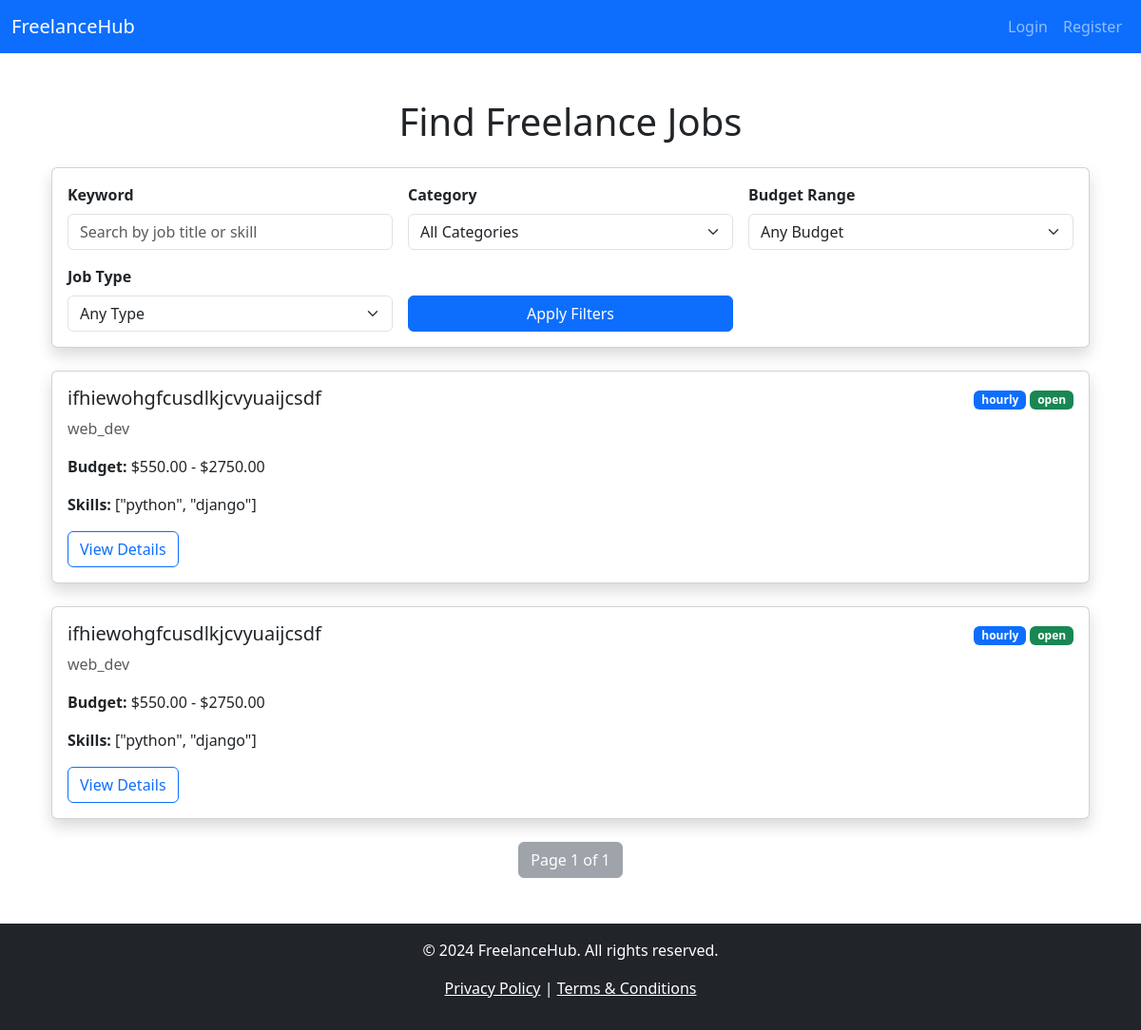
Screenshot of /client/jobs/ with the database file from the repository.
### client/models.py (models this page shows, shortened)
class Job(models.Model):
    TYPE_CHOICES = [
        ('hourly', 'Hourly'),
        ('fixed', 'Fixed Price'),
    ]
    STATUS_CHOICES = [
        ('open', 'Open'),
        ('closed', 'Closed'),
    ]
    CATEGORY_CHOICES = [
        ('web_dev', 'Web Development'),
        ('design', 'Graphic Design'),
        ('writing', 'Content Writing'),
        ('seo', 'SEO Optimization'),
        ('marketing', 'Digital Marketing'),
    ]
    title = models.CharField(max_length=255)
    description = models.TextField()
    category = models.CharField(max_length=50, choices=CATEGORY_CHOICES)
    type = models.CharField(max_length=20, choices=TYPE_CHOICES)
    status = models.CharField(max_length=20, choices=STATUS_CHOICES, default='open')
    min_budget = models.DecimalField(max_digits=10, decimal_places=2)
    max_budget = models.DecimalField(max_digits=10, decimal_places=2)
    skills = models.JSONField(help_text="List of skills required, e.g., ['Python', 'Django']")  # Requires PostgreSQL or Django 3.1+
    posted_on = models.DateTimeField(auto_now_add=True)
    client = models.ForeignKey(User, on_delete=models.CASCADE, related_name="jobs")
    is_active = models.BooleanField(default=True)

### client/views.py (the view)
# urls.py: path('jobs/', views.job_list, name='job_list'),
def job_list(request):
    search = request.GET.get('search', '')
    category = request.GET.get('category', '')
    budget = request.GET.get('budget', '')
    job_type = request.GET.get('job_type', '')
    jobs = Job.objects.all()
    if search:
        jobs = jobs.filter(title__icontains=search)
    if category:
        jobs = jobs.filter(category=category)
    if budget:
        min_budget, max_budget = map(int, budget.split('-'))
        jobs = jobs.filter(min_budget__gte=min_budget, max_budget__lte=max_budget)
    if job_type:
        jobs = jobs.filter(type=job_type)
    paginator = Paginator(jobs, 5)
    page_number = request.GET.get('page', 1)
    page_obj = paginator.get_page(page_number)
    context = {'jobs': page_obj}
    return render(request, 'client/jobs.html', context)

### client/templates/client/jobs.html (shortened to what this page needs)
{% extends 'base.html' %}
{% block content %}
<div class="container mt-5">
    <h1 class="text-center mb-4">Find Freelance Jobs</h1>
    <div class="card shadow mb-4">
        <div class="card-body">
            <form id="filterForm" class="row g-3">
                <div class="col-md-4">
                    <label for="search" class="form-label fw-bold">Keyword</label>
                    <input type="text" id="search" name="search" class="form-control" placeholder="Search by job title or skill">
                </div>
                <div class="col-md-4">
                    <label for="category" class="form-label fw-bold">Category</label>
                    <select id="category" name="category" class="form-select">
                        <option value="">All Categories</option>
                    </select>
                </div>
                <div class="col-md-4">
                    <label for="budget" class="form-label fw-bold">Budget Range</label>
                    <select id="budget" name="budget" class="form-select">
                        <option value="">Any Budget</option>
                    </select>
                </div>
                <div class="col-md-4">
                    <label for="job_type" class="form-label fw-bold">Job Type</label>
                    <select id="job_type" name="job_type" class="form-select">
                        <option value="">Any Type</option>
                    </select>
                </div>
                <div class="col-md-4 d-flex align-items-end">
                    <button type="submit" class="btn btn-primary w-100">Apply Filters</button>
                </div>
            </form>
        </div>
    </div>
    <div id="jobsContainer">
        {% for job in jobs %}
        <div class="card shadow mb-4">
            <div class="card-body">
                <div class="d-flex justify-content-between">
                    <div>
                        <h5 class="card-title">{{ job.title }}</h5>
                        <p class="card-text text-muted">{{ job.category }}</p>
                        <p class="card-text"><strong>Budget:</strong> ${{ job.min_budget }} - ${{ job.max_budget }}</p>
                        <p class="card-text"><strong>Skills:</strong> {{ job.skills|join:", " }}</p>
                    </div>
                    <div>
                        <span class="badge bg-primary">{{ job.type }}</span>
                        <span class="badge bg-success">{{ job.status }}</span>
                    </div>
                </div>
                <a href="{% url 'job_detail' job.id %}" class="btn btn-outline-primary mt-3">View Details</a>
            </div>
        </div>
        {% endfor %}
    </div>
    <div class="d-flex justify-content-center">
        <span class="btn btn-secondary disabled">Page {{ jobs.number }} of {{ jobs.paginator.num_pages }}</span>
    </div>
</div>
{% endblock %}

### rows the page displays
Job: title "ifhiewohgfcusdlkjcvyuaijcsdf", category "web_dev", min_budget "550.00", max_budget "2750.00", skills "[\"python\", \"django\"]", type "hourly", status "open"
Job: title "ifhiewohgfcusdlkjcvyuaijcsdf", category "web_dev", min_budget "550.00", max_budget "2750.00", skills "[\"python\", \"django\"]", type "hourly", status "open"

### other values shown
{{ jobs.number }} "1"
{{ jobs.paginator.num_pages }} "1"
